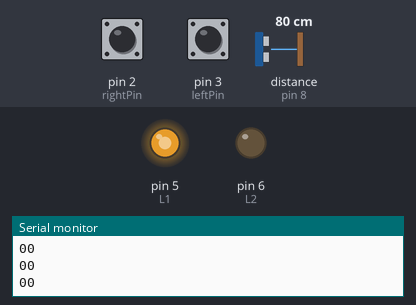
Bench run of a sketch on a simulated Arduino Uno, built with avr-gcc and run on an emulated ATmega328P. Parts: output pins drawn as LEDs (lit = HIGH), the last lines printed to the serial monitor. Inputs (shaded band) come from the test bench; at power-on: distance to the obstacle (sensor on pin 8) 80 cm, pin 3 (leftPin) LOW, pin 2 (rightPin) LOW. The echo pulse lasts 58.3 µs per cm; pins used as bus, display or sensor lines are not drawn.

Above: at 1.2 s.
1.3 s: distance to the obstacle (sensor on pin 8) set to 14 cm
2.8 s: distance to the obstacle (sensor on pin 8) set to 10 cm
At 3.8 s:
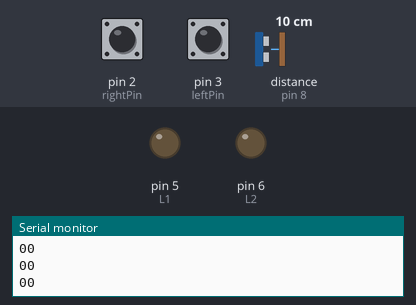
4.3 s: distance to the obstacle (sensor on pin 8) set to 7 cm
At 5.0 s:
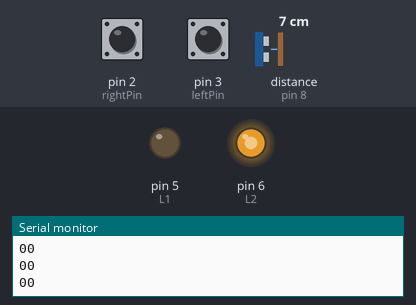
5.8 s: pin 3 (leftPin) pulled HIGH for 0.15 s
At 5.88 s:
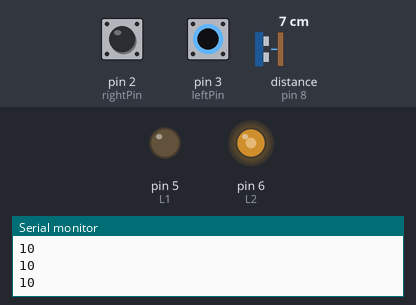
7.4 s: pin 2 (rightPin) pulled HIGH for 0.15 s
At 7.48 s:
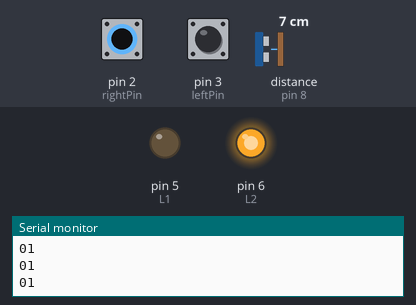
9.0 s: pin 3 (leftPin) pulled HIGH for 3.2 s
At 9.5 s:
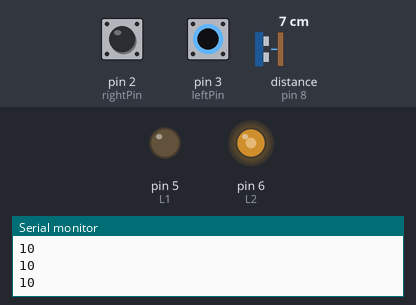
Timing chart, 0 to 13.7 s (numbered marks = the images above; inputs shaded):
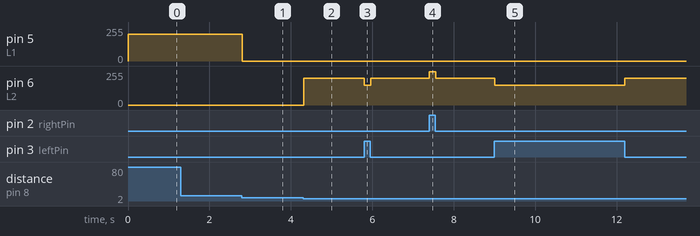

Measured:
- the behaviour switches between 12 and 11 cm on distance to the obstacle (sensor on pin 8) (found by bisection; images 0 and 1)
- the behaviour switches between 9 and 8 cm on distance to the obstacle (sensor on pin 8) (found by bisection; images 1 and 2)
- after the input at 2.8 s, pin 5 (L1): 200/255 → 0/255 at once
- after the input at 4.3 s, pin 6 (L2): 0/255 → 200/255 at once
- after the input at 5.8 s, pin 6 (L2): 200/255 → 150/255 at once, → 200/255 0.16 s later
- after the input at 7.4 s, pin 6 (L2): 200/255 → 250/255 at once, → 200/255 0.16 s later
- after the input at 9.0 s, pin 6 (L2): 200/255 → 150/255 at once, → 200/255 3.2 s later

The sketch:

10_BasicTracking.ino
```cpp
#include <NewPing.h>

int trigPin = 7;
int echoPin = 8;

int L1 = 5;
int L2 = 6;
int R1 = 10;
int R2 = 11;

float maxDistance = 400.0;
float distance;
float target = 10;
float tol = 1;

int leftPin = 3;
int rightPin = 2;
bool leftFree;
bool rightFree;

NewPing sonar(trigPin, echoPin, maxDistance);

void setup() {
  // put your setup code here, to run once:
  pinMode(L1, OUTPUT);
  pinMode(L2, OUTPUT);
  pinMode(R1, OUTPUT);
  pinMode(R2, OUTPUT);
  pinMode(leftPin, INPUT);
  pinMode(rightPin, INPUT);
  Serial.begin(9600);
}

void loop() {
  // put your main code here, to run repeatedly:
  distance = sonar.ping_cm();
  leftFree = digitalRead(leftPin);
  rightFree = digitalRead(rightPin);

  Serial.print(leftFree);
  Serial.println(rightFree);
  if (distance > target + tol) {
    if (leftFree && !rightFree) {
      analogWrite(L1, 250);
      analogWrite(L2, 0);
      analogWrite(R1, 150);
      analogWrite(R2, 0);
    }
    else if  (!leftFree && rightFree) {
      analogWrite(L1, 150);
      analogWrite(L2, 0);
      analogWrite(R1, 250);
      analogWrite(R2, 0);
    }
    else {
      analogWrite(L1, 200);
      analogWrite(L2, 0);
      analogWrite(R1, 200);
      analogWrite(R2, 0);
    }
  }
  else if (distance < target - tol) {
    if (leftFree && !rightFree) {
      analogWrite(L1, 0);
      analogWrite(L2, 150);
      analogWrite(R1, 0);
      analogWrite(R2, 250);
    }
    else if  (!leftFree && rightFree) {
      analogWrite(L1, 0);
      analogWrite(L2, 250);
      analogWrite(R1, 0);
      analogWrite(R2, 150);
    }
    else {
      analogWrite(L1, 0);
      analogWrite(L2, 200);
      analogWrite(R1, 0);
      analogWrite(R2, 200);
    }
  }
  else {
    analogWrite(L1, 0);
    analogWrite(L2, 0);
    analogWrite(R1, 0);
    analogWrite(R2, 0);
  }

  delay(10);
}
```
